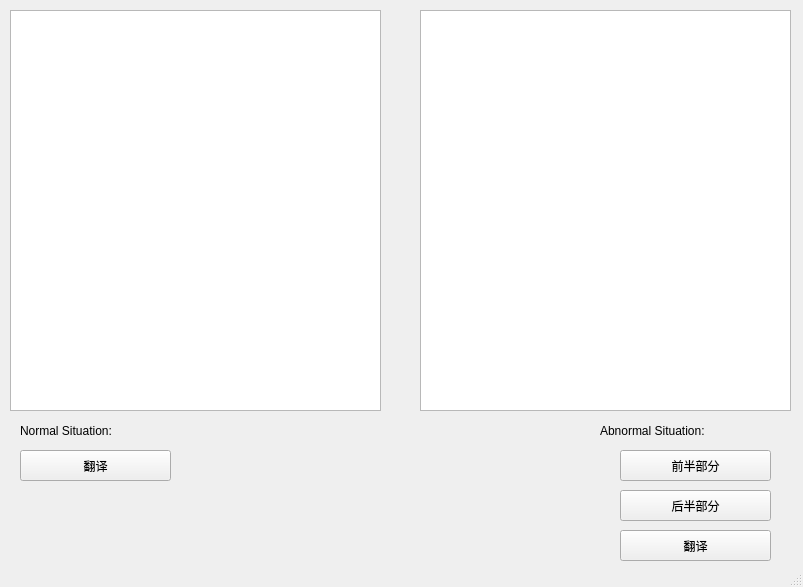
<?xml version="1.0" encoding="UTF-8"?>
<ui version="4.0">
 <class>Translator_Google</class>
 <widget class="QMainWindow" name="Translator_Google">
  <property name="geometry">
   <rect>
    <x>0</x>
    <y>0</y>
    <width>803</width>
    <height>587</height>
   </rect>
  </property>
  <property name="windowTitle">
   <string>Translator</string>
  </property>
  <widget class="QWidget" name="centralwidget">
   <widget class="QTextBrowser" name="textBrowser_origin">
    <property name="geometry">
     <rect>
      <x>10</x>
      <y>10</y>
      <width>371</width>
      <height>401</height>
     </rect>
    </property>
    <property name="styleSheet">
     <string notr="true">font: 14pt &quot;微软雅黑&quot;;</string>
    </property>
   </widget>
   <widget class="QLabel" name="label">
    <property name="geometry">
     <rect>
      <x>20</x>
      <y>420</y>
      <width>161</width>
      <height>21</height>
     </rect>
    </property>
    <property name="styleSheet">
     <string notr="true">font: 14pt &quot;微软雅黑&quot;;</string>
    </property>
    <property name="text">
     <string>Normal Situation:</string>
    </property>
   </widget>
   <widget class="QLabel" name="label_2">
    <property name="geometry">
     <rect>
      <x>600</x>
      <y>420</y>
      <width>191</width>
      <height>21</height>
     </rect>
    </property>
    <property name="styleSheet">
     <string notr="true">font: 14pt &quot;微软雅黑&quot;;</string>
    </property>
    <property name="text">
     <string>Abnormal Situation:</string>
    </property>
   </widget>
   <widget class="QPushButton" name="former_button">
    <property name="geometry">
     <rect>
      <x>620</x>
      <y>450</y>
      <width>151</width>
      <height>31</height>
     </rect>
    </property>
    <property name="styleSheet">
     <string notr="true">font: 14pt &quot;微软雅黑&quot;;</string>
    </property>
    <property name="text">
     <string>前半部分</string>
    </property>
   </widget>
   <widget class="QPushButton" name="later_button">
    <property name="geometry">
     <rect>
      <x>620</x>
      <y>490</y>
      <width>151</width>
      <height>31</height>
     </rect>
    </property>
    <property name="styleSheet">
     <string notr="true">font: 14pt &quot;微软雅黑&quot;;</string>
    </property>
    <property name="text">
     <string>后半部分</string>
    </property>
   </widget>
   <widget class="QPushButton" name="Abnormal_translate">
    <property name="geometry">
     <rect>
      <x>620</x>
      <y>530</y>
      <width>151</width>
      <height>31</height>
     </rect>
    </property>
    <property name="styleSheet">
     <string notr="true">font: 14pt &quot;微软雅黑&quot;;</string>
    </property>
    <property name="text">
     <string>翻译</string>
    </property>
   </widget>
   <widget class="QPushButton" name="Normal_translate">
    <property name="geometry">
     <rect>
      <x>20</x>
      <y>450</y>
      <width>151</width>
      <height>31</height>
     </rect>
    </property>
    <property name="styleSheet">
     <string notr="true">font: 14pt &quot;微软雅黑&quot;;</string>
    </property>
    <property name="text">
     <string>翻译</string>
    </property>
   </widget>
   <widget class="QTextBrowser" name="textBrowser_translation">
    <property name="geometry">
     <rect>
      <x>420</x>
      <y>10</y>
      <width>371</width>
      <height>401</height>
     </rect>
    </property>
   </widget>
  </widget>
  <widget class="QStatusBar" name="statusbar"/>
 </widget>
 <resources/>
 <connections/>
</ui>
